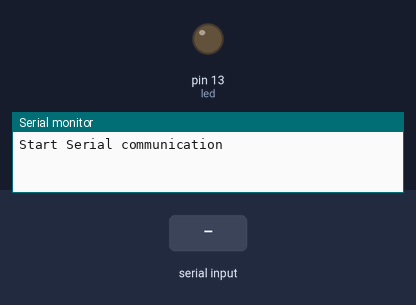
A sketch run on a simulated Arduino Uno, built with avr-gcc and run on an emulated ATmega328P. Shown: output pins drawn as LEDs (lit = HIGH), the last lines printed to the serial monitor. The test bench sets the inputs (shaded band).

Above: at 1.2 s.
1.3 s: "1" received over Serial
At 2.3 s:
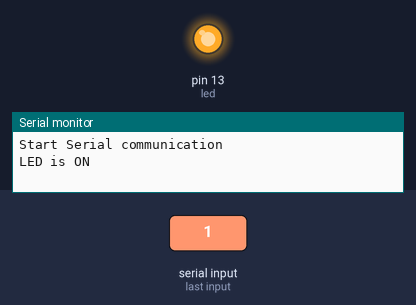
4.3 s: "0" received over Serial
At 4.6 s:
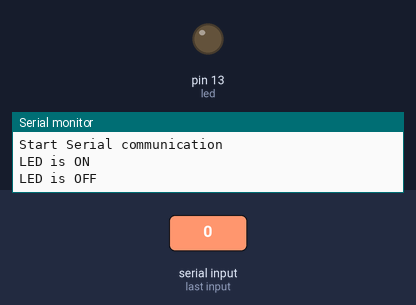
Timing chart, 0 to 7.3 s (numbered marks = the images above; inputs shaded):
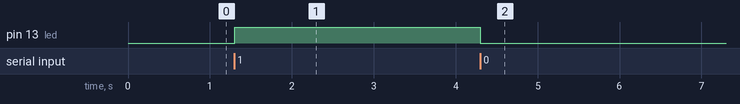

The sketch:

Serial_Test.ino
```cpp
#define led 13

#include <SoftwareSerial.h>

SoftwareSerial mySerial(2, 3); // RX, TX

void setup() {
  pinMode(led, OUTPUT);
  digitalWrite(led, LOW);

  Serial.begin(9600);
  while (!Serial) {
    ; // wait for serial port to connect. Needed for native USB port only
  }
  Serial.println("Start Serial communication");

  mySerial.begin(9600);
  mySerial.println("Hello, world?");

}

void loop() {
  if(Serial.available())
  {
    char letter = Serial.read();
    if(letter == '1'){
      digitalWrite(led,HIGH);
      Serial.println("LED is ON");
      mySerial.println("LED is ON");
    }
    else if(letter == '0'){
      digitalWrite(led,LOW);
      Serial.println("LED is OFF");
      mySerial.println("LED is OFF");
    }
  }

  if (mySerial.available()) {
    Serial.write(mySerial.read());
  }

}
```

Measured:
- after the input at 1.3 s, pin 13 (led): LOW → HIGH at once
- after the input at 4.3 s, pin 13 (led): HIGH → LOW at once
